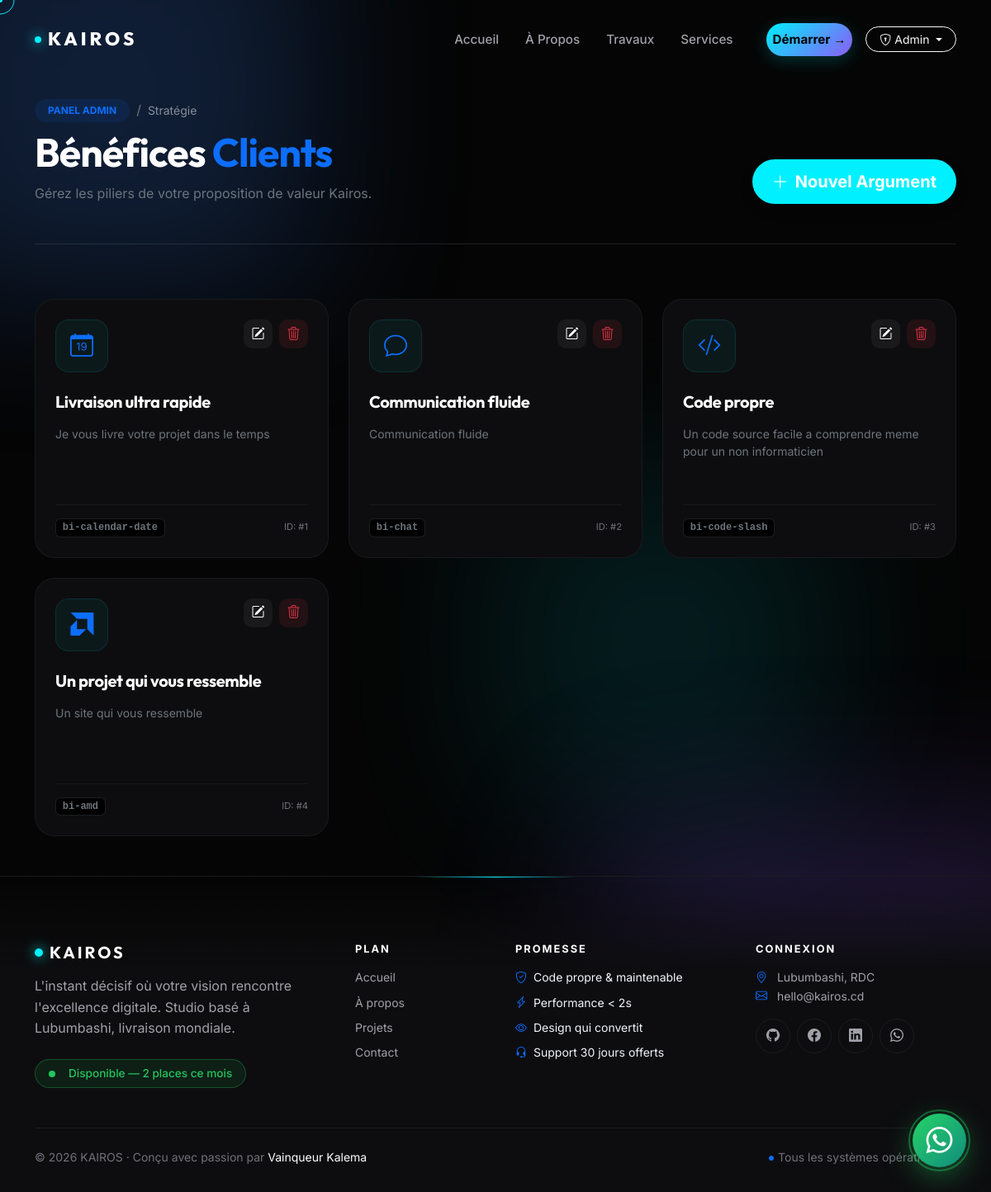
The app's page /admin/benefits (signed in) with its own data.
### app/models.py (models this page shows)
class Benefit(db.Model):
    id = db.Column(db.Integer, primary_key=True)
    title = db.Column(db.String(100))
    description = db.Column(db.Text)
    icon = db.Column(db.String(50))

### app/admin/route.py (the view)
@bp.route('/benefits')
@login_required
@admin_required
def benefits():
    benefits = Benefit.query.all()
    return render_template('admin/benefits.html', benefits=benefits)

### app/admin/route.py (called while the page is built)
def admin_required(f):
    @wraps(f)
    def decorated(*args, **kwargs):
        if not current_user.is_authenticated or not current_user.is_admin:
            flash('Accès réservé aux administrateurs.', 'danger')
            return redirect(url_for('auth.login'))
        return f(*args, **kwargs)
    return decorated

### app/templates/admin/benefits.html (shortened to what this page needs)
{% extends 'base.html' %}
{% block content %}
<div class="container">
    <header class="admin-page-header gs-reveal">
        <div class="d-flex flex-column flex-md-row justify-content-between align-items-md-end gap-4">
            <div>
                <div class="d-flex align-items-center gap-2 mb-2">
                    <span class="badge bg-primary bg-opacity-10 text-primary px-3 py-2 rounded-pill small fw-bold">PANEL ADMIN</span>
                    <span class="text-secondary">/</span>
                    <span class="text-white-50 small">Stratégie</span>
                </div>
                <h1 class="display-5 fw-bold text-white mb-0">Bénéfices <span class="text-primary">Clients</span></h1>
                <p class="text-secondary mt-2 mb-0">Gérez les piliers de votre proposition de valeur Kairos.</p>
            </div>
            <div>
                <a href="{{ url_for('admin.benefit_new') }}" class="btn btn-primary btn-lg rounded-pill px-4 fw-bold shadow">
                    <i class="bi bi-plus-lg me-2"></i>Nouvel Argument
                </a>
            </div>
        </div>
        <hr class="mt-5 border-secondary opacity-10">
    </header>
    <div class="row g-4 mb-5">
        {% for b in benefits %}
        <div class="col-md-6 col-lg-4 gs-reveal">
            <div class="benefit-admin-card p-4">
                <div class="d-flex justify-content-between align-items-start mb-4">
                    <div class="icon-box-admin">
                        <i class="bi {{ b.icon }} fs-3 text-primary transition-all"></i>
                    </div>
                    <div class="d-flex gap-2">
                        <a href="{{ url_for('admin.benefit_edit', id=b.id) }}" class="action-btn btn-edit-tool" title="Modifier">
                            <i class="bi bi-pencil-square"></i>
                        </a>
                        <form action="{{ url_for('admin.benefit_delete', id=b.id) }}" method="POST" class="d-inline">
                            <button type="submit" class="action-btn btn-delete-tool" onclick="return confirm('Supprimer ce bénéfice stratégique ?')" title="Supprimer">
                                <i class="bi bi-trash3"></i>
                            </button>
                        </form>
                    </div>
                </div>
                <h5 class="text-white fw-bold mb-3">{{ b.title }}</h5>
                <p class="text-secondary small lh-base mb-4" style="height: 4.5rem; overflow: hidden; display: -webkit-box; -webkit-line-clamp: 3; -webkit-box-orient: vertical;">
                    {{ b.description }}
                </p>
                <div class="pt-3 border-top border-secondary border-opacity-10 d-flex justify-content-between align-items-center">
                    <span class="badge bg-black border border-secondary border-opacity-25 text-secondary font-monospace small">
                        {{ b.icon }}
                    </span>
                    <span class="text-muted" style="font-size: 0.7rem;">ID: #{{ b.id }}</span>
                </div>
            </div>
        </div>
        {% endfor %}
    </div>
</div>
{% endblock %}

### app/static/css/style.css (style rules this page uses)
:root { --primary: #0d6efd; --primary-glow: rgba(13, 110, 253, 0.25); --dark-bg: #0f172a; --card-bg: rgba(255, 255, 255, 0.03); --border-color: rgba(255, 255, 255, 0.1); --text-main: #f1f5f9; --text-muted: #94a3b8; --success: #10b981; }
body { font-family: 'Inter', sans-serif; color: var(--text-main); background-color: var(--dark-bg); overflow-x: hidden; line-height: 1.6; }
p, li, label, span, div:not(.vscode-footer) { color: var(--text-main); }
h1, h2, h3, h4, h5, h6, .h1, .h2, .h3, .h4, .h5, .h6 { color: #ffffff !important; font-weight: 700; }
.text-muted { color: var(--text-muted) !important; }
.btn-primary { background: var(--primary); border: none; padding: 12px 30px; border-radius: 8px; font-weight: 600; box-shadow: 0 4px 15px var(--primary-glow); }

### app/templates/base.html (style rules this page uses)
:root { --primary: #00f0ff; --primary-dark: #3b82f6; --accent: #8b5cf6; --gold: #d4af37; --dark-bg: #050505; --surface: #0d0d0f; --surface-2: #141417; --glass: rgba(13, 13, 15, 0.75); --text-muted: #71717a; --text-soft: #a1a1aa; --border-soft: rgba(255, 255, 255, 0.06); --border-hover: rgba(0, 240, 255, 0.3); }
* { -webkit-tap-highlight-color: transparent; }
html { scroll-behavior: smooth; }
body { background-color: var(--dark-bg); color: #ffffff; font-family: 'Inter', sans-serif; overflow-x: hidden; -webkit-font-smoothing: antialiased; cursor: none; }
h1, h2, h3, h4, h5, .navbar-brand, .display-huge { font-family: 'Outfit', sans-serif; letter-spacing: -0.02em; }

### app/templates/admin/benefits.html (style rules this page uses)
.admin-page-header { padding-top: 120px; padding-bottom: 50px; }
.benefit-admin-card { background: var(--surface); border: 1px solid rgba(255, 255, 255, 0.05); border-radius: 24px; transition: all 0.4s cubic-bezier(0.4, 0, 0.2, 1); height: 100%; position: relative; }
.icon-box-admin { width: 64px; height: 64px; background: rgba(0, 240, 255, 0.05); border: 1px solid rgba(0, 240, 255, 0.1); border-radius: 16px; display: flex; align-items: center; justify-content: center; transition: 0.3s; }
.action-btn { width: 35px; height: 35px; border-radius: 10px; display: flex; align-items: center; justify-content: center; transition: 0.3s; text-decoration: none; }
.btn-edit-tool { background: rgba(255,255,255,0.05); color: #fff; }
.btn-delete-tool { background: rgba(220, 53, 69, 0.1); color: #dc3545; border: none; }

### records on screen
Benefit: title "Livraison ultra rapide", description "Je vous livre votre projet dans le temps", icon "bi-calendar-date", id "1"
Benefit: title "Communication fluide", description "Communication fluide", icon "bi-chat", id "2"
Benefit: title "Code propre", description "Un code source facile a comprendre meme pour un non informaticien", icon "bi-code-slash", id "3"
Benefit: title "Un projet qui vous ressemble", description "Un site qui vous ressemble", icon "bi-amd", id "4"
